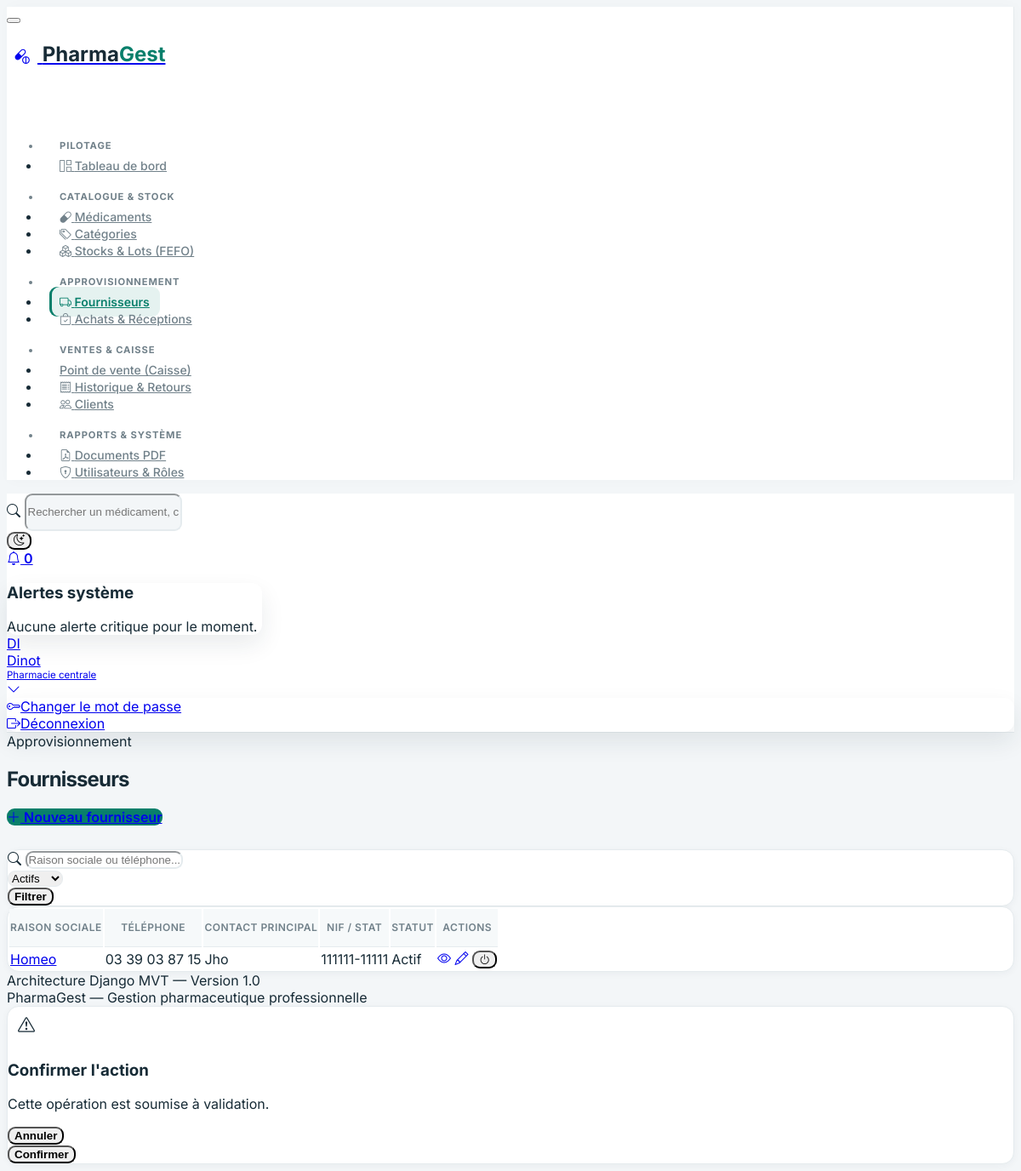
Screenshot of /fournisseurs/ (signed in) with the database file from the repository.
### utilisateurs/models.py (models this page shows, shortened)
class Utilisateur(AbstractUser):
    ROLE_ADMIN = 'ADMIN'
    ROLE_PHARMACIEN = 'PHARMACIEN'
    ROLE_GESTIONNAIRE_STOCK = 'GESTIONNAIRE_STOCK'
    ROLE_CAISSIER = 'CAISSIER'
    ROLE_RESPONSABLE_GESTION = 'RESPONSABLE_GESTION'
    ROLE_CHOICES = [
        (ROLE_ADMIN, 'Administrateur'),
        (ROLE_PHARMACIEN, 'Pharmacien responsable'),
        (ROLE_GESTIONNAIRE_STOCK, 'Gestionnaire de stock'),
        (ROLE_CAISSIER, 'Caissier'),
        (ROLE_RESPONSABLE_GESTION, 'Responsable de gestion'),
    ]
    role = models.CharField(
        max_length=30,
        choices=ROLE_CHOICES,
        default=ROLE_CAISSIER,
        verbose_name='Rôle principal',
    )
    telephone = models.CharField(max_length=20, blank=True, verbose_name='Téléphone')
    class Meta:
        verbose_name = 'Utilisateur'
        verbose_name_plural = 'Utilisateurs'
        ordering = ['username']

### fournisseurs/models.py (models this page shows, shortened)
class Fournisseur(models.Model):
    raison_sociale = models.CharField(max_length=180, verbose_name='Raison sociale')
    adresse = models.TextField(blank=True, verbose_name='Adresse')
    telephone = models.CharField(max_length=30, verbose_name='Téléphone')
    email = models.EmailField(blank=True, verbose_name='Adresse e-mail')
    numero_fiscal = models.CharField(
        max_length=80,
        blank=True,
        verbose_name='Numéro fiscal (NIF / STAT)',
    )
    contact_principal = models.CharField(max_length=120, blank=True, verbose_name='Contact principal')
    actif = models.BooleanField(default=True, verbose_name='Actif')
    date_creation = models.DateTimeField(auto_now_add=True, verbose_name='Date de création')
    class Meta:
        verbose_name = 'Fournisseur'
        verbose_name_plural = 'Fournisseurs'
        ordering = ['raison_sociale']

### fournisseurs/views.py (the view)
# urls.py: path('', views.fournisseur_list, name='fournisseur_list'),
@login_required
@permission_required('fournisseurs.view_fournisseur', raise_exception=True)
def fournisseur_list(request):
    q = request.GET.get('q', '').strip()
    statut = request.GET.get('statut', 'ACTIFS').strip()
    fournisseurs = Fournisseur.objects.all()
    if q:
        fournisseurs = fournisseurs.filter(Q(raison_sociale__icontains=q) | Q(telephone__icontains=q))
    if statut == 'ACTIFS':
        fournisseurs = fournisseurs.filter(actif=True)
    elif statut == 'INACTIFS':
        fournisseurs = fournisseurs.filter(actif=False)
    paginator = Paginator(fournisseurs, 12)
    page_obj = paginator.get_page(request.GET.get('page'))
    return render(request, 'fournisseurs/liste.html', {'page_obj': page_obj, 'q': q, 'statut': statut})

### templates/fournisseurs/liste.html (shortened to what this page needs)
{% extends 'base.html' %}
{% block page_pretitle %}Approvisionnement{% endblock %}
{% block page_title %}Fournisseurs{% endblock %}
{% block page_actions %}
<a href="{% url 'fournisseurs:fournisseur_create' %}" class="btn btn-primary d-inline-flex align-items-center gap-2">
    <i class="bi bi-plus-lg"></i> Nouveau fournisseur
</a>
{% endblock %}
{% block content %}
<div class="card pg-card mb-3">
    <div class="card-body py-3">
        <form method="get" class="row g-2 align-items-center">
            <div class="col-md-5">
                <div class="input-icon">
                    <span class="input-icon-addon"><i class="bi bi-search"></i></span>
                    <input type="text" name="q" value="{{ q }}" class="form-control" placeholder="Raison sociale ou téléphone...">
                </div>
            </div>
            <div class="col-md-3">
                <select name="statut" class="form-select">
                    <option value="ACTIFS" {% if statut == 'ACTIFS' %}selected{% endif %}>Actifs</option>
                </select>
            </div>
            <div class="col-auto">
                <button type="submit" class="btn btn-outline-primary">Filtrer</button>
            </div>
        </form>
    </div>
</div>
<div class="card pg-card">
    <div class="table-responsive">
        <table class="table table-vcenter card-table pg-table">
            <thead>
                <tr>
                    <th>Raison sociale</th>
                    <th>Téléphone</th>
                    <th>Contact principal</th>
                    <th>NIF / STAT</th>
                    <th>Statut</th>
                    <th class="text-end">Actions</th>
                </tr>
            </thead>
            <tbody>
                {% for f in page_obj %}
                <tr>
                    <td><a href="{% url 'fournisseurs:fournisseur_detail' f.pk %}" class="fw-semibold text-reset text-decoration-none">{{ f.raison_sociale }}</a></td>
                    <td>{{ f.telephone }}</td>
                    <td>{{ f.contact_principal|default:"—" }}</td>
                    <td>{{ f.numero_fiscal|default:"—" }}</td>
                    <td>
                        {% if f.actif %}
                        <span class="badge bg-success-lt text-success">Actif</span>
                        {% else %}
                        <span class="badge bg-secondary-lt text-secondary">Inactif</span>
                        {% endif %}
                    </td>
                    <td class="text-end">
                        <div class="btn-list justify-content-end flex-nowrap">
                            <a href="{% url 'fournisseurs:fournisseur_detail' f.pk %}" class="btn btn-sm btn-outline-primary"><i class="bi bi-eye"></i></a>
                            <a href="{% url 'fournisseurs:fournisseur_update' f.pk %}" class="btn btn-sm btn-outline-secondary"><i class="bi bi-pencil"></i></a>
                            <button type="button" class="btn btn-sm btn-outline-warning"
                                data-bs-toggle="modal" data-bs-target="#pgConfirmModal"
                                data-confirm-title="Changer le statut"
                                data-confirm-message="Confirmer la modification du statut de « {{ f.raison_sociale }} » ?"
                                data-confirm-url="{% url 'fournisseurs:fournisseur_toggle_actif' f.pk %}">
                                <i class="bi bi-power"></i>
                            </button>
                        </div>
                    </td>
                </tr>
                {% empty %}
                <tr><td colspan="6" class="text-center py-5 text-secondary">Aucun fournisseur enregistré.</td></tr>
                {% endfor %}
            </tbody>
        </table>
    </div>
</div>
{% endblock %}

### templates/includes/navbar.html (shortened to what this page needs)
<header class="navbar navbar-expand-md d-none d-lg-flex d-print-none pg-navbar sticky-top">
    <div class="container-xl">
        <div class="navbar-nav flex-row align-items-center w-100">
            <form action="{% url 'medicaments:medicament_list' %}" method="get" class="d-flex flex-grow-1 me-4" style="max-width: 420px;">
                <div class="input-icon w-100">
                    <span class="input-icon-addon"><i class="bi bi-search"></i></span>
                    <input type="text" name="q" class="form-control form-control-sm" placeholder="Rechercher un médicament, code-barres, lot...">
                </div>
            </form>
            <div class="ms-auto d-flex align-items-center gap-2">
                <button type="button" id="pg-theme-toggle" class="btn btn-icon btn-ghost-secondary" title="Changer de thème">
                    <i id="pg-theme-icon" class="bi bi-moon-stars"></i>
                </button>
                <div class="nav-item dropdown">
                    <a href="#" class="btn btn-icon btn-ghost-secondary position-relative" data-bs-toggle="dropdown" aria-label="Notifications">
                        <i class="bi bi-bell"></i>
                        <span class="badge bg-danger badge-pill badge-notification">0</span>
                    </a>
                    <div class="dropdown-menu dropdown-menu-end dropdown-menu-card" style="width: 300px;">
                        <div class="card border-0">
                            <div class="card-header py-2">
                                <h3 class="card-title fs-5">Alertes système</h3>
                            </div>
                            <div class="card-body py-3 text-center text-secondary small">
                                Aucune alerte critique pour le moment.
                            </div>
                        </div>
                    </div>
                </div>
                <div class="nav-item dropdown ps-2">
                    <a href="#" class="nav-link d-flex lh-1 text-reset p-0 align-items-center gap-2" data-bs-toggle="dropdown">
                        <span class="avatar avatar-sm rounded-circle bg-primary-lt text-primary fw-bold">
                            {% if request.user.is_authenticated %}
                                {{ request.user.username|slice:":2"|upper }}
                            {% else %}
                                PG
                            {% endif %}
                        </span>
                        <div class="d-none d-xl-block">
                            <div class="fw-semibold small">
                                {% if request.user.is_authenticated %}{{ request.user.username }}{% else %}Session invité{% endif %}
                            </div>
                            <div class="text-muted" style="font-size: 0.72rem;">Pharmacie centrale</div>
                        </div>
                        <i class="bi bi-chevron-down small text-muted"></i>
                    </a>
                    <div class="dropdown-menu dropdown-menu-end dropdown-menu-arrow">
                        <a href="{% url 'password_change' %}" class="dropdown-item"><i class="bi bi-key me-2"></i>Changer le mot de passe</a>
                        <a href="{% url 'logout' %}" class="dropdown-item text-danger"><i class="bi bi-box-arrow-right me-2"></i>Déconnexion</a>
                    </div>
                </div>
            </div>
        </div>
    </div>
</header>

### static/css/pharmagest.css (style rules this page uses)
:root, [data-bs-theme="light"] { --pg-primary: #087f6b; --pg-primary-hover: #066653; --pg-primary-soft: rgba(8, 127, 107, 0.10); --pg-bg-body: #f3f6f8; --pg-bg-surface: #ffffff; --pg-bg-sidebar: #ffffff; --pg-border: #e5ebee; --pg-text-main: #172b36; --pg-text-muted: #71818a; --pg-shadow-sm: 0 2px 8px rgba(24, 48, 58, 0.045); --pg-shadow-md: 0 12px 28px rgba(24, 48, 58, 0.09); --tblr-primary: #087f6b; --tblr-primary-rgb: 8, 127, 107; --tblr-font-sans-serif: 'Inter', -apple-system, BlinkMacSystemFont, 'Segoe UI', Roboto, sans-serif; }
body { font-family: 'Inter', -apple-system, BlinkMacSystemFont, 'Segoe UI', Roboto, sans-serif; background-color: var(--pg-bg-body); color: var(--pg-text-main); transition: background-color 0.2s ease, color 0.2s ease; }
.pg-navbar { background-color: var(--pg-bg-surface); border-bottom: 1px solid var(--pg-border); backdrop-filter: blur(8px); }
.pg-card { background-color: var(--pg-bg-surface); border: 1px solid var(--pg-border); border-radius: 12px; box-shadow: var(--pg-shadow-sm); transition: transform 0.18s ease, box-shadow 0.18s ease; }
.btn-primary { background-color: var(--pg-primary); border-color: var(--pg-primary); }
.pg-table thead th { font-size: 0.75rem; font-weight: 600; text-transform: uppercase; letter-spacing: 0.04em; color: var(--pg-text-muted); border-bottom: 1px solid var(--pg-border); background-color: transparent; }
.pg-table tbody tr { transition: background-color 0.14s ease; }
body { background: var(--pg-bg-body); color: var(--pg-text-main); }
.pg-navbar { min-height: 68px; background-color: color-mix(in srgb, var(--pg-bg-surface) 94%, transparent); border-color: var(--pg-border); backdrop-filter: blur(14px); }
.pg-navbar .form-control { min-height: 38px; border-color: var(--pg-border); border-radius: 9px; background: var(--pg-bg-body); }
.pg-card { border-color: var(--pg-border); border-radius: 14px; box-shadow: var(--pg-shadow-sm); }
.pg-table thead th { padding-top: 0.9rem; padding-bottom: 0.9rem; background: color-mix(in srgb, var(--pg-bg-body) 72%, var(--pg-bg-surface)); }
.pg-table tbody td { border-color: var(--pg-border); }
.form-control, .form-select, .input-group-text { border-color: var(--pg-border); border-radius: 9px; }
.btn { border-radius: 9px; font-weight: 600; }
.dropdown-menu { border-color: var(--pg-border); border-radius: 12px; box-shadow: var(--pg-shadow-md); }

### rows the page displays
Utilisateur: user.username "DI", user.username "Dinot"
Fournisseur: raison_sociale "Homeo", telephone "03 39 03 87 15", contact_principal "Jho", numero_fiscal "111111-11111", actif "Actif"
